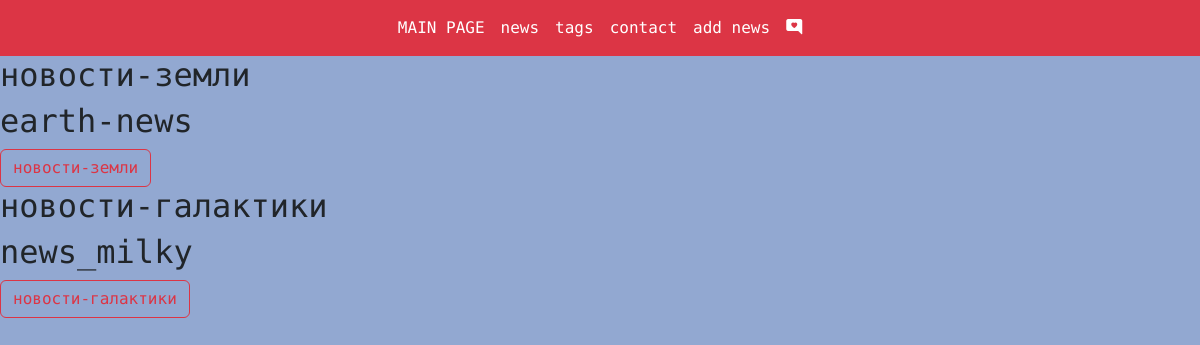
The page /blog/tags/ on the database its author committed.
### blog/models.py (models this page shows, shortened)
class Tag(models.Model):
    title = models.CharField(max_length=50, db_index=True, verbose_name="название тэга")#строковое поле с ограничением кол-ва ввода
    slug = models.SlugField(max_length=50, unique=True)
    def get_absolute_url(self):
        return reverse('tag_detail_url', kwargs={'slug': self.slug})

### blog/views.py (the view)
# urls.py: path('tags/', tags_list, name='tags_list_url'),
def tags_list(request):
    tags = Tag.objects.all()
    return render(request, 'blog/tags_list.html', context={'tags':tags})

### blog/templates/blog/tags_list.html (shortened to what this page needs)
{% extends 'base.html' %}
{% block content %}
{% for tag in tags %}
<h2>{{tag.title}}</h2>
<h2>{{tag.slug}}</h2>
<a class="btn btn-outline-danger" href="{{ tag.get_absolute_url }}" role="button">{{ tag.title }}</a>
{% endfor %}
{% endblock %}

### rows shown on the page
Tag: title "новости-земли", slug "earth-news"
Tag: title "новости-галактики", slug "news_milky"
